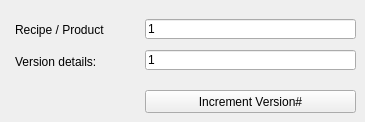
         <widget class="QWidget" name="tab_6">
          <attribute name="title">
           <string>Versioning</string>
          </attribute>
          <widget class="QLineEdit" name="lineEditProduct">
           <property name="geometry">
            <rect>
             <x>145</x>
             <y>19</y>
             <width>211</width>
             <height>20</height>
            </rect>
           </property>
           <property name="toolTip">
            <string>Recipe/Product detail</string>
           </property>
           <property name="text">
            <string>1</string>
           </property>
          </widget>
          <widget class="QLabel" name="textLabel2_2_2_2_2_2_2_5">
           <property name="geometry">
            <rect>
             <x>15</x>
             <y>20</y>
             <width>126</width>
             <height>20</height>
            </rect>
           </property>
           <property name="maximumSize">
            <size>
             <width>32767</width>
             <height>32767</height>
            </size>
           </property>
           <property name="text">
            <string>Recipe / Product</string>
           </property>
           <property name="alignment">
            <set>Qt::AlignVCenter</set>
           </property>
           <property name="wordWrap">
            <bool>true</bool>
           </property>
          </widget>
          <widget class="QLabel" name="textLabelRecipeVersion_2">
           <property name="geometry">
            <rect>
             <x>15</x>
             <y>52</y>
             <width>116</width>
             <height>19</height>
            </rect>
           </property>
           <property name="maximumSize">
            <size>
             <width>32767</width>
             <height>32767</height>
            </size>
           </property>
           <property name="text">
            <string>Version details:</string>
           </property>
           <property name="alignment">
            <set>Qt::AlignVCenter</set>
           </property>
           <property name="wordWrap">
            <bool>true</bool>
           </property>
          </widget>
          <widget class="QLineEdit" name="lineEditRecipeRev">
           <property name="geometry">
            <rect>
             <x>145</x>
             <y>50</y>
             <width>211</width>
             <height>20</height>
            </rect>
           </property>
           <property name="toolTip">
            <string>Recipe/Product detail</string>
           </property>
           <property name="text">
            <string>1</string>
           </property>
           <property name="readOnly">
            <bool>true</bool>
           </property>
          </widget>
          <widget class="QPushButton" name="pushButtonIncrementVersion">
           <property name="geometry">
            <rect>
             <x>145</x>
             <y>90</y>
             <width>211</width>
             <height>23</height>
            </rect>
           </property>
           <property name="text">
            <string>Increment Version#</string>
           </property>
          </widget>
         </widget>
